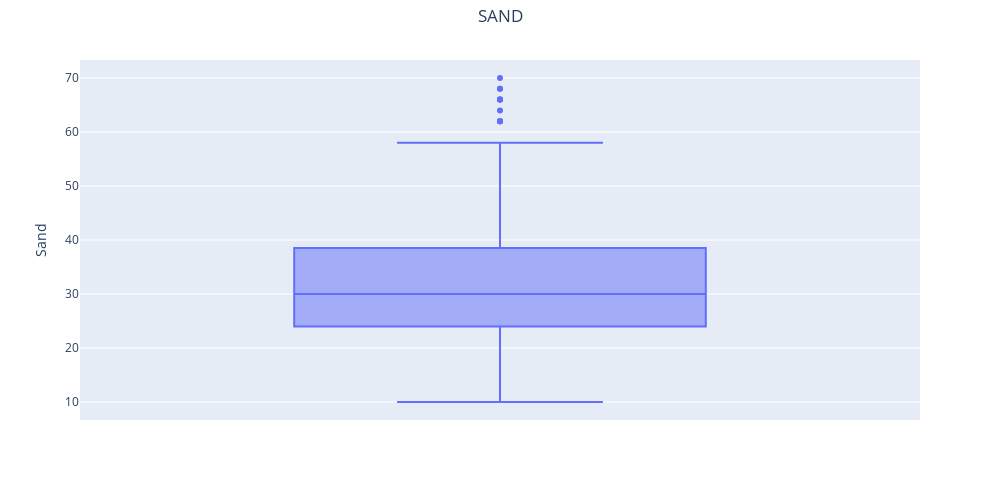
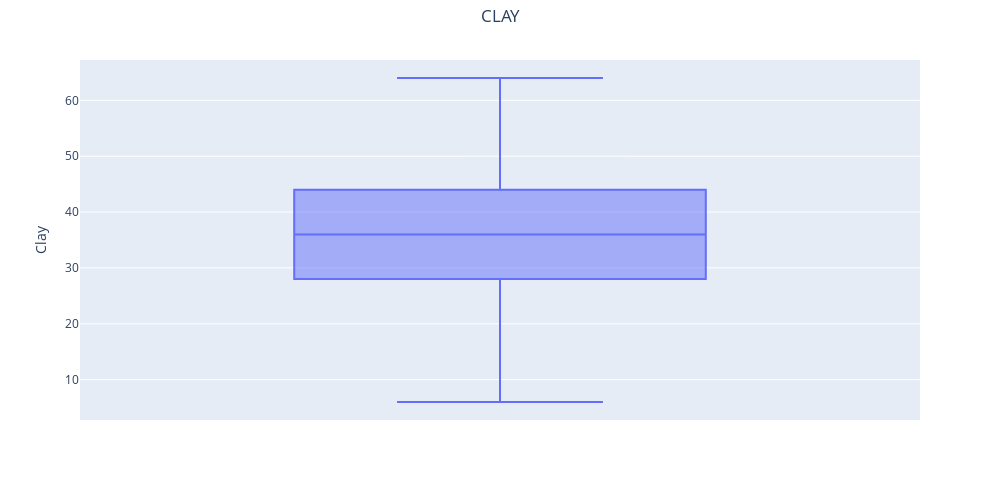
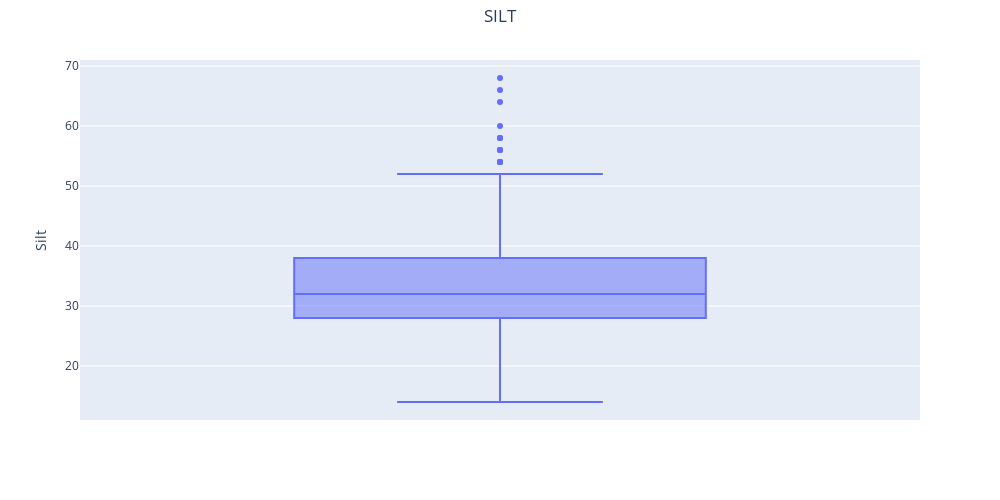
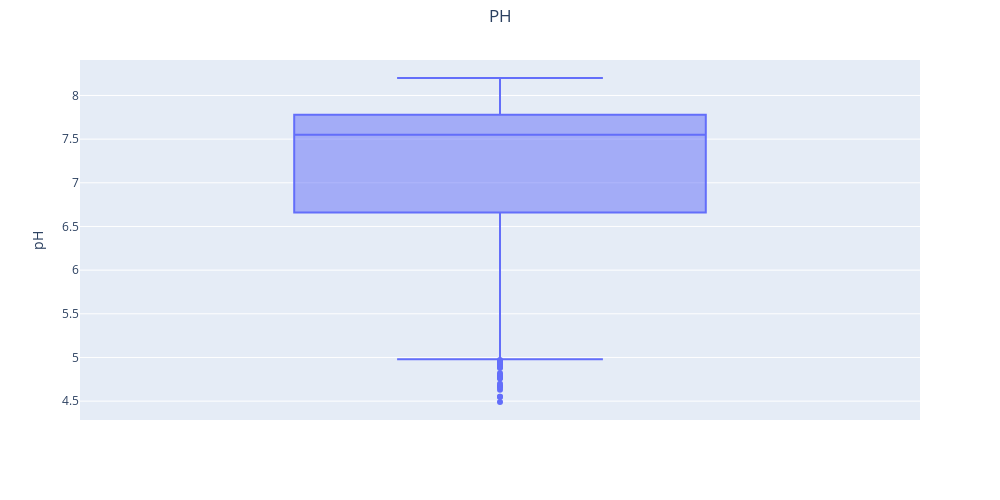

The cell these charts' notebook holds for them, in order:
### Markdown cell above
Since the vast majority of our plots are heavily skewed to the right this is a big sign that outliers exist in our dataset. We will now do a number of box plots in order to check whether our hypothesis is true.

### Code cell
for col in df2.columns[:-1]:
    fig = px.box(df2, y=col)
    fig.update_layout(height=500, width=1000,
    title={
        'text': col.upper(),
        'y':0.98,
        'x':0.5,
        'xanchor': 'center',
        'yanchor': 'top'
    })
    fig.show()

### Figure 1 — Plotly figure (JSON) as saved in the notebook; plotly's stock layout.template omitted (floating-point values rounded to 4 significant figures; data arrays with more than 128 entries replaced by an {"elided": "..."} marker saying what was removed)
{"data": [{"alignmentgroup": "True", "hovertemplate": "Sand=%{y}<extra></extra>", "legendgroup": "", "marker": {"color": "#636efa"}, "name": "", "notched": false, "offsetgroup": "", "orientation": "v", "showlegend": false, "type": "box", "x0": " ", "xaxis": "x", "y": {"elided": "781 float values"}, "y0": " ", "yaxis": "y"}], "layout": {"boxmode": "group", "height": 500, "legend": {"tracegroupgap": 0}, "margin": {"t": 60}, "title": {"text": "SAND", "x": 0.5, "xanchor": "center", "y": 0.98, "yanchor": "top"}, "width": 1000, "xaxis": {"anchor": "y", "domain": [0, 1]}, "yaxis": {"anchor": "x", "domain": [0, 1], "title": {"text": "Sand"}}}}

### Figure 2 — Plotly figure (JSON) as saved in the notebook; plotly's stock layout.template omitted (floating-point values rounded to 4 significant figures; data arrays with more than 128 entries replaced by an {"elided": "..."} marker saying what was removed)
{"data": [{"alignmentgroup": "True", "hovertemplate": "Clay=%{y}<extra></extra>", "legendgroup": "", "marker": {"color": "#636efa"}, "name": "", "notched": false, "offsetgroup": "", "orientation": "v", "showlegend": false, "type": "box", "x0": " ", "xaxis": "x", "y": {"elided": "781 float values"}, "y0": " ", "yaxis": "y"}], "layout": {"boxmode": "group", "height": 500, "legend": {"tracegroupgap": 0}, "margin": {"t": 60}, "title": {"text": "CLAY", "x": 0.5, "xanchor": "center", "y": 0.98, "yanchor": "top"}, "width": 1000, "xaxis": {"anchor": "y", "domain": [0, 1]}, "yaxis": {"anchor": "x", "domain": [0, 1], "title": {"text": "Clay"}}}}

### Figure 3 — Plotly figure (JSON) as saved in the notebook; plotly's stock layout.template omitted (floating-point values rounded to 4 significant figures; data arrays with more than 128 entries replaced by an {"elided": "..."} marker saying what was removed)
{"data": [{"alignmentgroup": "True", "hovertemplate": "Silt=%{y}<extra></extra>", "legendgroup": "", "marker": {"color": "#636efa"}, "name": "", "notched": false, "offsetgroup": "", "orientation": "v", "showlegend": false, "type": "box", "x0": " ", "xaxis": "x", "y": {"elided": "781 float values"}, "y0": " ", "yaxis": "y"}], "layout": {"boxmode": "group", "height": 500, "legend": {"tracegroupgap": 0}, "margin": {"t": 60}, "title": {"text": "SILT", "x": 0.5, "xanchor": "center", "y": 0.98, "yanchor": "top"}, "width": 1000, "xaxis": {"anchor": "y", "domain": [0, 1]}, "yaxis": {"anchor": "x", "domain": [0, 1], "title": {"text": "Silt"}}}}

### Figure 4 — Plotly figure (JSON) as saved in the notebook; plotly's stock layout.template omitted (floating-point values rounded to 4 significant figures; data arrays with more than 128 entries replaced by an {"elided": "..."} marker saying what was removed)
{"data": [{"alignmentgroup": "True", "hovertemplate": "pH=%{y}<extra></extra>", "legendgroup": "", "marker": {"color": "#636efa"}, "name": "", "notched": false, "offsetgroup": "", "orientation": "v", "showlegend": false, "type": "box", "x0": " ", "xaxis": "x", "y": {"elided": "781 float values"}, "y0": " ", "yaxis": "y"}], "layout": {"boxmode": "group", "height": 500, "legend": {"tracegroupgap": 0}, "margin": {"t": 60}, "title": {"text": "PH", "x": 0.5, "xanchor": "center", "y": 0.98, "yanchor": "top"}, "width": 1000, "xaxis": {"anchor": "y", "domain": [0, 1]}, "yaxis": {"anchor": "x", "domain": [0, 1], "title": {"text": "pH"}}}}
